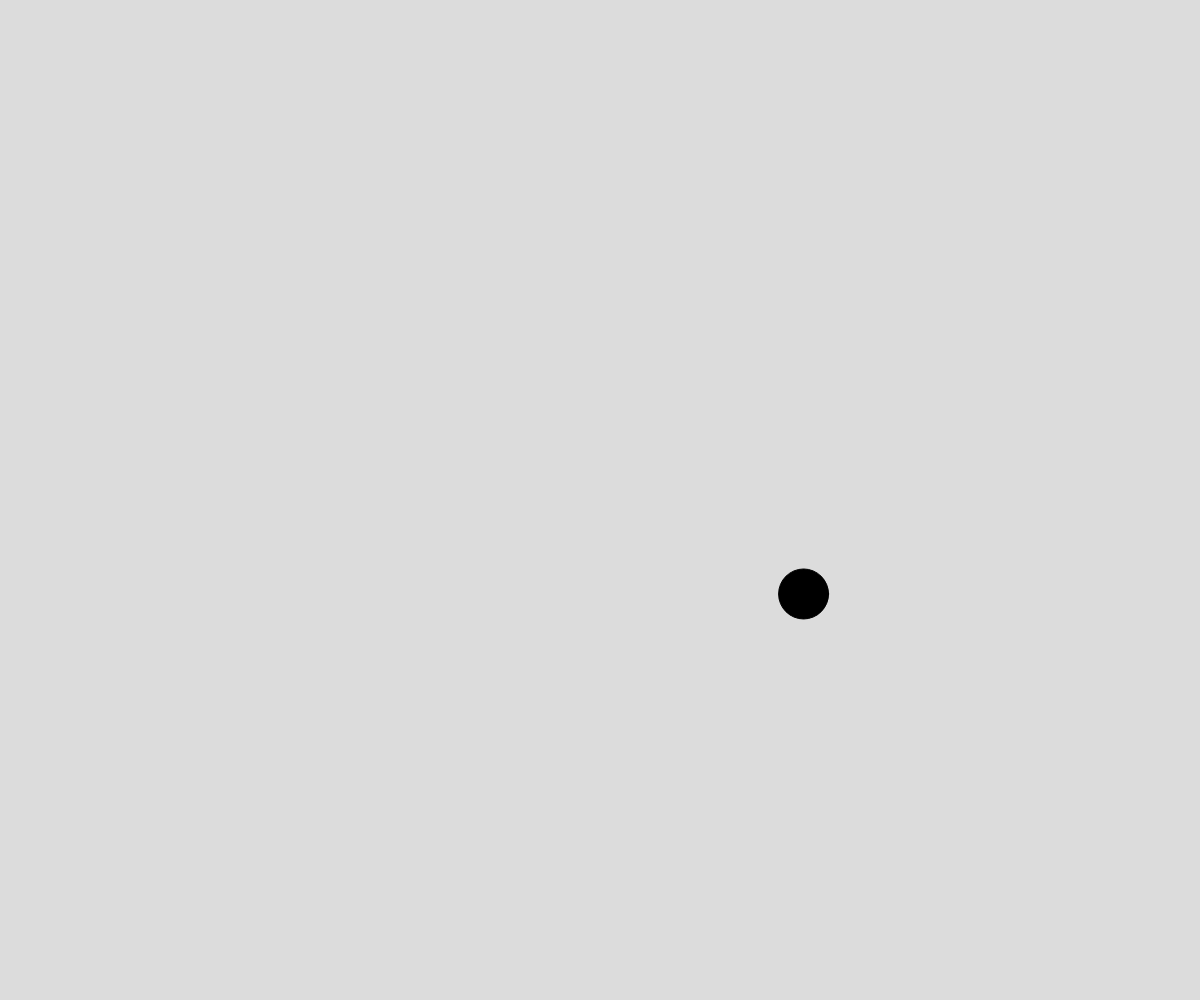
Frame 1 (no input)
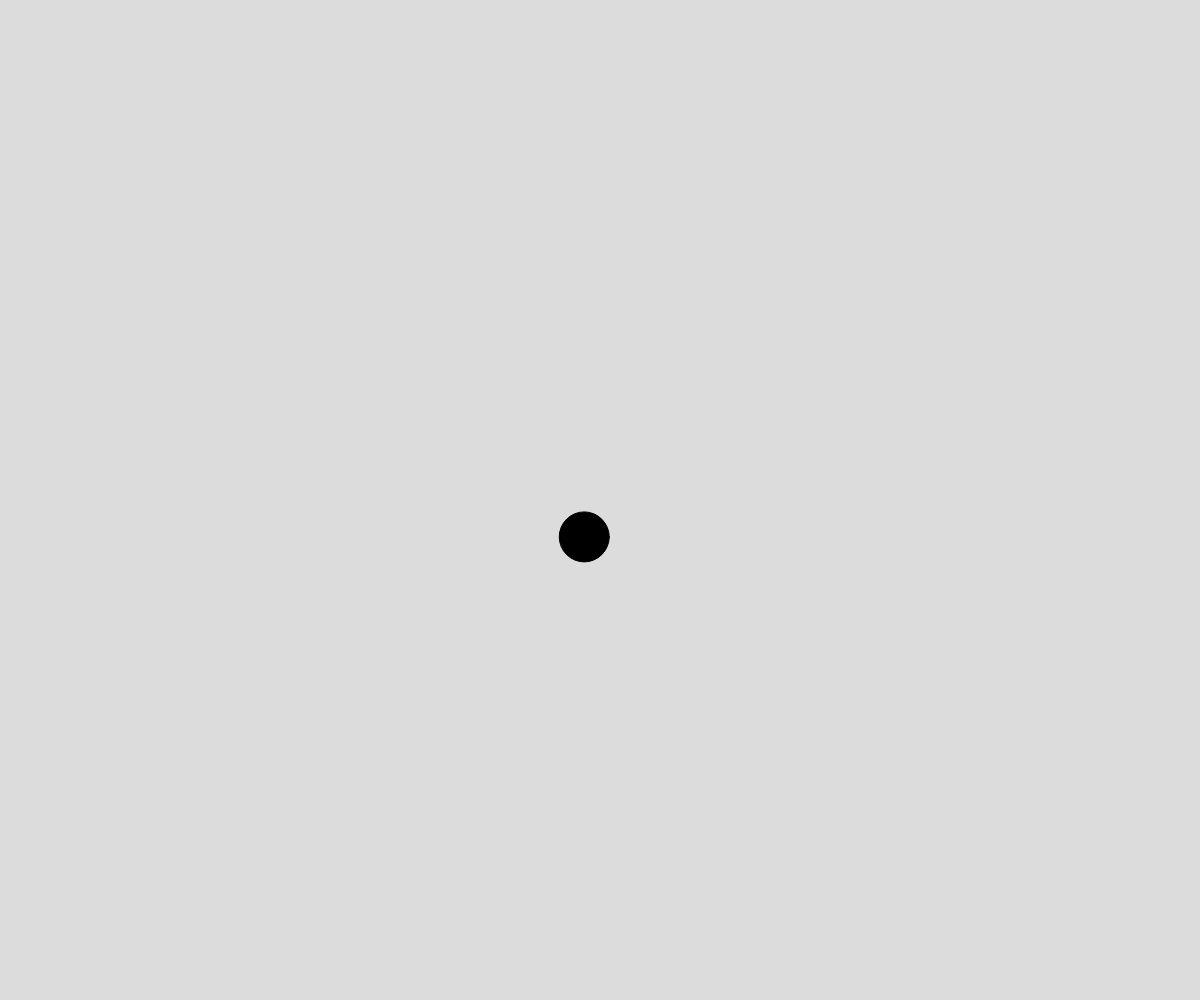
Frame 60 (no input)
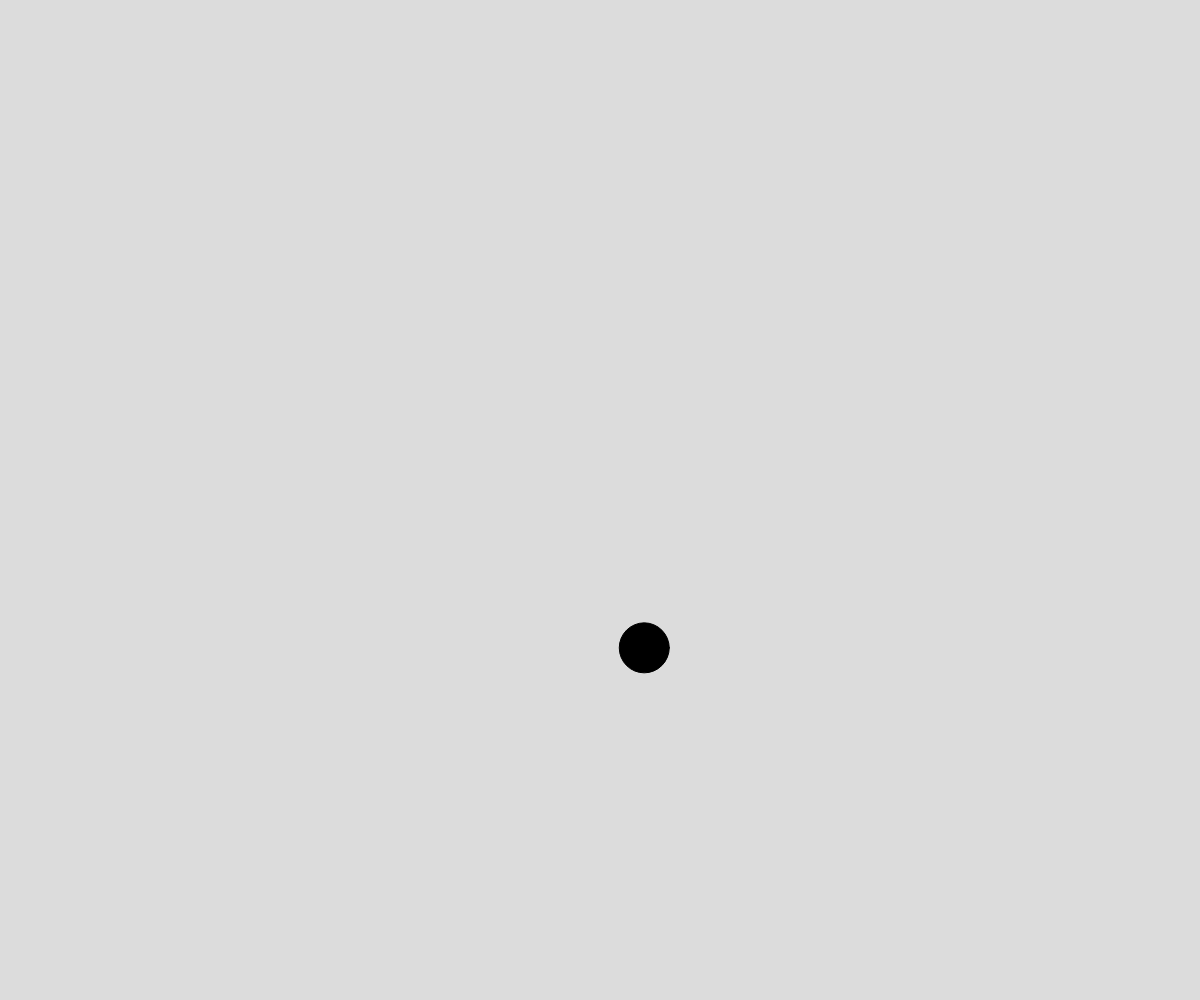
Frame 120 (the mouse pressed at the canvas centre since frame 60)

The p5.js sketch that drew these frames (run headless with seeded random() and noise() and a simulated clock; from frame 60 on, the mouse is pressed at the canvas centre):

// p5.js sketch
// ── sketch.js
// perlin noise demo
// Your Name
// Date
//
// Extra for Experts:
// - describe what you did to take this project "above and beyond"
let timeX = 0;
let x;
let y;
let timeY = 1000;
function setup() {
  createCanvas(windowWidth, windowHeight);
}

function draw() {
  background(220);
  fill ("black");
  x = noise(timeX)*width;
  y = noise(timeY)*height;
  circle(x,y,50);
  timeX +=deltaTime;
  timeY += deltaTime;




}
